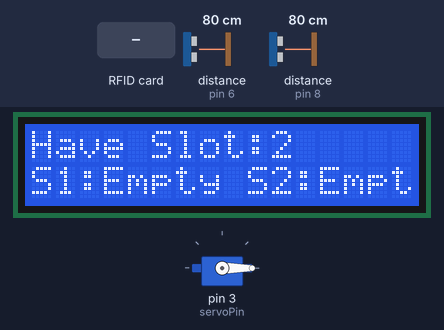
Simulated run of this sketch. Board: Arduino Uno, built with avr-gcc and run on an emulated ATmega328P. Parts: servo, 16×2 character LCD. Wiring (inferred from the names in the program): 2 × IR receiver: data pin 2 / data pin 4. The test bench sets the inputs (shaded band); at power-on: distance to the obstacle (sensors on pin 6, pin 8) 80 cm. The echo pulse lasts 58.3 µs per cm; what the sketch prints to the serial monitor is not drawn.

Above: at 3.3 s.
3.4 s: distance to the obstacle (sensor on pin 6) set to 6 cm
4.9 s: distance to the obstacle (sensor on pin 6) set to 3 cm
At 6.1 s:
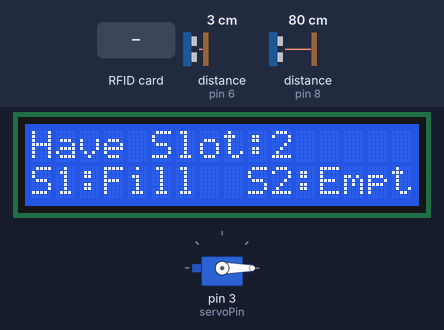
6.4 s: distance to the obstacle (sensor on pin 8) set to 6 cm
9.4 s: distance to the obstacle (sensor on pin 8) set to 3 cm
At 10.6 s:
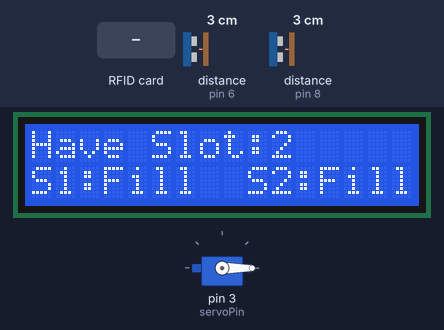
10.9 s: distance to the obstacle (sensor on pin 6) set to 9 cm
At 11.3 s:
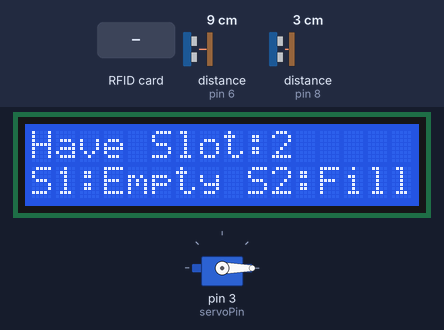
12.5 s: RFID card AE 95 23 A3 held to the reader
At 13.3 s:
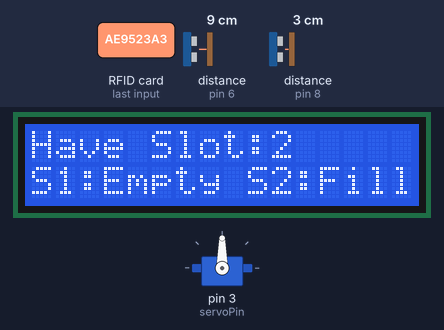
Timing chart, 0 to 15.5 s (numbered marks = the images above; inputs shaded):
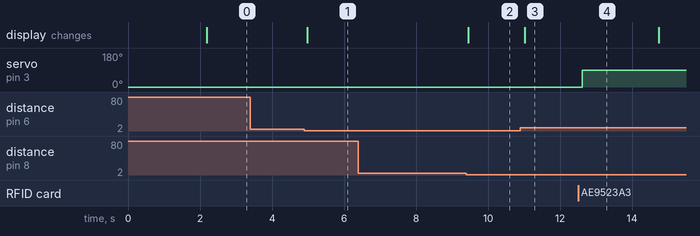

Measured:
- the behaviour switches between 5 and 4 cm on distance to the obstacle (sensor on pin 6) (found by bisection; images 0 and 1)
- the behaviour switches between 5 and 4 cm on distance to the obstacle (sensor on pin 8) (found by bisection; images 1 and 2)
- after the input at 3.4 s, every drawn part: stays the same
- after the input at 4.9 s, the display: changes after 0.08 s (image 1)
- after the input at 6.4 s, every drawn part: stays the same
- after the input at 9.4 s, the display: changes after 0.05 s (image 2)
- after the input at 10.9 s, the display: changes after 0.13 s (image 3)
- after the input at 12.5 s, servo on pin 3 (servoPin): 0° → 90° after 0.12 s

The sketch:

Smart_Car_Parking.ino
```cpp
#include <Servo.h>
#include <Wire.h>
#include <LiquidCrystal_I2C.h>
#include <Ultrasonic.h> // Include the Ultrasonic library
#include <SPI.h>
#include <MFRC522.h>

#define SS_PIN 10
#define RST_PIN 9

MFRC522 mfrc522(SS_PIN, RST_PIN);

#define I2C_ADDR 0x27
#define BACKLIGHT_PIN 2
#define LCD_COLUMNS 16
#define LCD_ROWS 2

LiquidCrystal_I2C lcd(I2C_ADDR, LCD_COLUMNS, LCD_ROWS);
const int servoPin = 3;
Servo myservo;

#define ir_enter 2
#define ir_back  4

#define trigPin1 5 // Ultrasonic sensor 1 Trig pin
#define echoPin1 6 // Ultrasonic sensor 1 Echo pin

#define trigPin2 7 // Ultrasonic sensor 2 Trig pin
#define echoPin2 8 // Ultrasonic sensor 2 Echo pin

Ultrasonic ultrasonic1(trigPin1, echoPin1); // Create Ultrasonic objects for each sensor
Ultrasonic ultrasonic2(trigPin2, echoPin2);

int S1 = 0, S2 = 0;
int flag1 = 0, flag2 = 0;
int slot = 2;

void setup() {
  Serial.begin(9600);
  SPI.begin();        // Init SPI bus
  mfrc522.PCD_Init(); // Init MFRC522

  Serial.println("RFID Reader Initialized");
  Serial.println("Scan a RFID tag...");

  pinMode(ir_enter, INPUT);
  pinMode(ir_back, INPUT);

  myservo.attach(servoPin);
  myservo.write(0);
  lcd.init();
  // Turn on the backlight
  lcd.backlight();
  //lcd.begin(16, 2);
  lcd.setCursor(2, 0);
  lcd.print("Car parking");
  lcd.setCursor(3, 1);
  lcd.print("System");
  delay(2000);
  lcd.clear();

  Serial.print("Car parking");
  Read_Sensor();

  int total = S1 + S2;
  slot = slot - total;
  }

void loop() {
  Read_Sensor();

  lcd.setCursor(0, 0);
  lcd.print("Have Slot:");
  lcd.print(slot);
  lcd.print("    ");

  lcd.setCursor(0, 1);
  lcd.print("S1:");
  lcd.print(S1 > 0 ? "Fill " : "Empty");
  lcd.setCursor(9, 1);
  lcd.print("S2:");
  lcd.print(S2 > 0 ? "Fill " : "Empty");

  Serial.print("   Have Slot: ");
  Serial.print(slot);
  Serial.print("S1:");
  Serial.print(S1 > 0 ? "Fill" : "Empty");
  Serial.print("S2:");
  Serial.print(S2 > 0 ? "Fill" : "Empty");

  if (digitalRead(ir_enter) == 0 && flag1 == 0) {
    if (slot > 0) {
      flag1 = 1;
      if (flag2 == 0) {
        myservo.write(90);
        slot = slot - 1;
      }
    }
    else {
      lcd.setCursor(0, 0);
      lcd.print(" Parking Full ");
      Serial.print(" Sorry Parking Full ");
      delay(1500);
    }
  }

  if (digitalRead(ir_back) == 0 && flag2 == 0) {
    flag2 = 1;
    if (flag1 == 0) {

      myservo.write(180);
      slot = slot + 1;
    }
  }

  if (flag1 == 1 && flag2 == 1) {
    delay(1000);
    myservo.write(0);
    flag1 = 0, flag2 = 0;
  }

  if (mfrc522.PICC_IsNewCardPresent() && mfrc522.PICC_ReadCardSerial()) {
    // Show UID on serial monitor
    Serial.print("UID tag :");
    String content = "";

    for (byte i = 0; i < mfrc522.uid.size; i++) {
      content.concat(String(mfrc522.uid.uidByte[i] < 0x10 ? " 0" : " "));
      content.concat(String(mfrc522.uid.uidByte[i], HEX));
    }
    content.toUpperCase();
    Serial.println(content);

    // Compare UID to allowed IDs
    if (content.substring(1) == "AE 95 23 A3") {
      Serial.println("Allowed");
      if (slot > 0) {
      flag1 = 1;
      if (flag2 == 0) {
        myservo.write(90);
        slot = slot - 1;
      }
    }
    else {
      lcd.setCursor(0, 0);
      lcd.print(" Parking Full ");
      Serial.print(" Sorry Parking Full ");
      delay(1500);
    }

      delay(1000);
      myservo.write(90);
      // Add your code for allowed access here
    } else {
      Serial.println("Not Allowed");
      // Add your code for denied access here
    }
    delay(1000); // Delay to avoid multiple readings
  }
  delay(100); // Adjust delay as needed

}

void Read_Sensor() {
  S1 = 0, S2 = 0;

  // Read distance values from ultrasonic sensors
  long distance1 = ultrasonic1.distanceRead();
  long distance2 = ultrasonic2.distanceRead();

  if (distance1 < 5) { // Adjust threshold as needed
    S1 = 1;
  }
  if (distance2 < 5) { // Adjust threshold as needed
    S2 = 1;
  }
}
```
